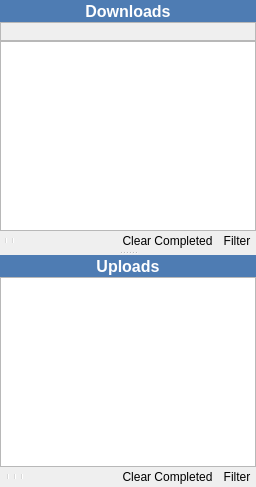
      <widget class="QWidget" name="pageTransfers">
       <layout class="QGridLayout" name="gridLayout_28">
        <property name="margin">
         <number>0</number>
        </property>
        <property name="spacing">
         <number>0</number>
        </property>
        <item row="0" column="0">
         <widget class="QSplitter" name="splitterTransfers">
          <property name="orientation">
           <enum>Qt::Vertical</enum>
          </property>
          <widget class="QWidget" name="gridLayoutWidget">
           <layout class="QGridLayout" name="gridLayoutDownloads">
            <property name="sizeConstraint">
             <enum>QLayout::SetDefaultConstraint</enum>
            </property>
            <property name="spacing">
             <number>0</number>
            </property>
            <item row="0" column="0">
             <widget class="QToolButton" name="toolButtonDownloadsHeader">
              <property name="sizePolicy">
               <sizepolicy hsizetype="Expanding" vsizetype="Fixed">
                <horstretch>0</horstretch>
                <verstretch>0</verstretch>
               </sizepolicy>
              </property>
              <property name="styleSheet">
               <string notr="true">QToolButton {
	background-color: rgb(78, 124, 179);
	color: rgb(255, 255, 255);
	border: none;
	font-size: 16px;
	font-weight: bold;
}
</string>
              </property>
              <property name="text">
               <string>Downloads</string>
              </property>
              <property name="icon">
               <iconset resource="Resource.qrc">
                <normaloff>:/Resource/Generic/Download.png</normaloff>:/Resource/Generic/Download.png</iconset>
              </property>
              <property name="iconSize">
               <size>
                <width>20</width>
                <height>20</height>
               </size>
              </property>
              <property name="toolButtonStyle">
               <enum>Qt::ToolButtonTextBesideIcon</enum>
              </property>
             </widget>
            </item>
            <item row="1" column="0">
             <widget class="QFrame" name="frameDownloads">
              <property name="sizePolicy">
               <sizepolicy hsizetype="Preferred" vsizetype="Preferred">
                <horstretch>0</horstretch>
                <verstretch>1</verstretch>
               </sizepolicy>
              </property>
              <property name="frameShape">
               <enum>QFrame::NoFrame</enum>
              </property>
              <property name="frameShadow">
               <enum>QFrame::Raised</enum>
              </property>
              <layout class="QGridLayout" name="gridLayout_26">
               <property name="margin">
                <number>0</number>
               </property>
               <property name="spacing">
                <number>0</number>
               </property>
               <item row="1" column="0">
                <widget class="QTreeView" name="treeViewDownloads"/>
               </item>
               <item row="2" column="0">
                <widget class="QFrame" name="toolFrameDownloads">
                 <property name="styleSheet">
                  <string notr="true">QToolBar {
	border-color: 2px solid transparent;
}

QToolButton {
    border: 1px solid transparent;
    background-color: transparent;
}

 QToolButton:pressed {
     background-color: qlineargradient(x1: 0, y1: 0, x2: 0, y2: 1,
                                       stop: 0 #dadbde, stop: 1 #f6f7fa);
 }

QToolButton:checked {
     border: 1px solid rgb(78, 96, 255);
     background-color: qlineargradient(x1: 0, y1: 0, x2: 0, y2: 1,
                                       stop: 0 #dadbde, stop: 1 #f6f7fa);
}

 QToolButton:hover {
     border: 1px solid rgb(78, 96, 255);
     background-color: qlineargradient(x1: 0, y1: 0, x2: 0, y2: 1,
                                       stop: 0 #dadbde, stop: 1 #f6f7fa);
 }
 QToolButton[popupMode=&quot;1&quot;] { /* only for MenuButtonPopup */
     padding-right: 20px; /* make way for the popup button */
 }

/* the subcontrols below are used only in the MenuButtonPopup mode */
 QToolButton::menu-button {
     border: 1px solid transparent;
     /* 16px width + 4px for border = 20px allocated above */
     width: 16px;
 }

QToolButton::menu-button:hover {
    border: 1px solid rgb(78, 96, 255);
	border-left-color: 1px solid transparent;
     /* 16px width + 4px for border = 20px allocated above */
     width: 16px;
 }

 QToolButton::menu-arrow:open {
     top: 1px; left: 1px; /* shift it a bit */
 }</string>
                 </property>
                 <property name="frameShape">
                  <enum>QFrame::NoFrame</enum>
                 </property>
                 <property name="frameShadow">
                  <enum>QFrame::Raised</enum>
                 </property>
                 <layout class="QGridLayout" name="gridLayout_24">
                  <property name="margin">
                   <number>0</number>
                  </property>
                  <property name="spacing">
                   <number>0</number>
                  </property>
                  <item row="0" column="0">
                   <widget class="QToolBar" name="toolBarDownloads">
                    <property name="styleSheet">
                     <string notr="true">QToolBar {
	border-color: 2px solid transparent;
}</string>
                    </property>
                    <property name="iconSize">
                     <size>
                      <width>16</width>
                      <height>16</height>
                     </size>
                    </property>
                    <property name="toolButtonStyle">
                     <enum>Qt::ToolButtonTextBesideIcon</enum>
                    </property>
                    <addaction name="actionDownloadsPreview"/>
                    <addaction name="actionDownloadsPause"/>
                    <addaction name="actionDownloadsCancel"/>
                    <addaction name="actionOpenTorrent"/>
                    <addaction name="separator"/>
                    <addaction name="actionDownloadMarkAsJunk"/>
                    <addaction name="actionDownloadShowMonitor"/>
                    <addaction name="separator"/>
                    <addaction name="actionDownloadProperties"/>
                   </widget>
                  </item>
                  <item row="0" column="1">
                   <spacer name="horizontalSpacer_3">
                    <property name="orientation">
                     <enum>Qt::Horizontal</enum>
                    </property>
                    <property name="sizeHint" stdset="0">
                     <size>
                      <width>16</width>
                      <height>20</height>
                     </size>
                    </property>
                   </spacer>
                  </item>
                  <item row="0" column="2">
                   <widget class="QToolButton" name="toolButtonDownloadsClearCompleted">
                    <property name="text">
                     <string>Clear Completed</string>
                    </property>
                    <property name="icon">
                     <iconset resource="Resource.qrc">
                      <normaloff>:/Resource/Generic/Clear.png</normaloff>:/Resource/Generic/Clear.png</iconset>
                    </property>
                    <property name="toolButtonStyle">
                     <enum>Qt::ToolButtonTextBesideIcon</enum>
                    </property>
                   </widget>
                  </item>
                  <item row="0" column="3">
                   <widget class="QToolButton" name="toolButtonDownloadsFilter">
                    <property name="text">
                     <string>Filter</string>
                    </property>
                    <property name="icon">
                     <iconset resource="Resource.qrc">
                      <normaloff>:/Resource/Generic/Filter.png</normaloff>:/Resource/Generic/Filter.png</iconset>
                    </property>
                    <property name="toolButtonStyle">
                     <enum>Qt::ToolButtonTextBesideIcon</enum>
                    </property>
                   </widget>
                  </item>
                 </layout>
                </widget>
               </item>
               <item row="0" column="0">
                <widget class="QFrame" name="toolFrameDownloadsFilter">
                 <property name="styleSheet">
                  <string notr="true">QToolButton {
    border: 1px solid transparent;
    background-color: transparent;
}

 QToolButton:pressed {
     background-color: qlineargradient(x1: 0, y1: 0, x2: 0, y2: 1,
                                       stop: 0 #dadbde, stop: 1 #f6f7fa);
 }

QToolButton:checked {
     border: 1px solid rgb(78, 96, 255);
     background-color: qlineargradient(x1: 0, y1: 0, x2: 0, y2: 1,
                                       stop: 0 #dadbde, stop: 1 #f6f7fa);
}

 QToolButton:hover {
     border: 1px solid rgb(78, 96, 255);
     background-color: qlineargradient(x1: 0, y1: 0, x2: 0, y2: 1,
                                       stop: 0 #dadbde, stop: 1 #f6f7fa);
 }

 QToolButton[popupMode=&quot;1&quot;] { /* only for MenuButtonPopup */
     padding-right: 12px; /* make way for the popup button */
 }

/* the subcontrols below are used only in the MenuButtonPopup mode */
 QToolButton::menu-button {
     border: 1px solid transparent;
     /* 16px width + 4px for border = 20px allocated above */
     width: 12px;
 }

QToolButton::menu-button:hover {
    border: 1px solid rgb(78, 96, 255);
	border-left-color: 1px solid transparent;
     /* 16px width + 4px for border = 20px allocated above */
     width: 12px;
 }

 QToolButton::menu-arrow:open {
     top: 1px; left: 1px; /* shift it a bit */
 }</string>
                 </property>
                 <property name="frameShape">
                  <enum>QFrame::StyledPanel</enum>
                 </property>
                 <property name="frameShadow">
                  <enum>QFrame::Raised</enum>
                 </property>
                 <layout class="QGridLayout" name="gridLayout_62">
                  <property name="margin">
                   <number>0</number>
                  </property>
                  <property name="spacing">
                   <number>0</number>
                  </property>
                  <item row="0" column="0">
                   <widget class="QToolBar" name="toolBarDownloadsFilter">
                    <property name="styleSheet">
                     <string notr="true">QToolBar {
	border-color: 2px solid transparent;
}</string>
                    </property>
                    <property name="iconSize">
                     <size>
                      <width>16</width>
                      <height>16</height>
                     </size>
                    </property>
                    <property name="toolButtonStyle">
                     <enum>Qt::ToolButtonTextBesideIcon</enum>
                    </property>
                    <addaction name="actionDownloadsFilterAll"/>
                   </widget>
                  </item>
                 </layout>
                </widget>
               </item>
              </layout>
             </widget>
            </item>
           </layout>
          </widget>
          <widget class="QWidget" name="gridLayoutWidget_2">
           <layout class="QGridLayout" name="gridLayoutUploads">
            <property name="spacing">
             <number>0</number>
            </property>
            <item row="0" column="0">
             <widget class="QToolButton" name="toolButtonUploadsHeader">
              <property name="sizePolicy">
               <sizepolicy hsizetype="Expanding" vsizetype="Fixed">
                <horstretch>0</horstretch>
                <verstretch>0</verstretch>
               </sizepolicy>
              </property>
              <property name="styleSheet">
               <string notr="true">QToolButton {
	background-color: rgb(78, 124, 179);
	color: rgb(255, 255, 255);
	border: none;
	font-size: 16px;
	font-weight: bold;
}
</string>
              </property>
              <property name="text">
               <string>Uploads</string>
              </property>
              <property name="icon">
               <iconset resource="Resource.qrc">
                <normaloff>:/Resource/Generic/Upload.png</normaloff>:/Resource/Generic/Upload.png</iconset>
              </property>
              <property name="iconSize">
               <size>
                <width>20</width>
                <height>20</height>
               </size>
              </property>
              <property name="checkable">
               <bool>false</bool>
              </property>
              <property name="checked">
               <bool>false</bool>
              </property>
              <property name="toolButtonStyle">
               <enum>Qt::ToolButtonTextBesideIcon</enum>
              </property>
             </widget>
            </item>
            <item row="1" column="0">
             <widget class="QFrame" name="frameUploads">
              <property name="frameShape">
               <enum>QFrame::NoFrame</enum>
              </property>
              <property name="frameShadow">
               <enum>QFrame::Raised</enum>
              </property>
              <layout class="QGridLayout" name="gridLayout_29">
               <property name="margin">
                <number>0</number>
               </property>
               <property name="spacing">
                <number>0</number>
               </property>
               <item row="0" column="0">
                <widget class="QTreeView" name="treeViewUploads"/>
               </item>
               <item row="1" column="0">
                <widget class="QFrame" name="toolFrameUploads">
                 <property name="styleSheet">
                  <string notr="true">QToolButton {
    border: 1px solid transparent;
    background-color: transparent;
}

 QToolButton:pressed {
     background-color: qlineargradient(x1: 0, y1: 0, x2: 0, y2: 1,
                                       stop: 0 #dadbde, stop: 1 #f6f7fa);
 }

QToolButton:checked {
     border: 1px solid rgb(78, 96, 255);
     background-color: qlineargradient(x1: 0, y1: 0, x2: 0, y2: 1,
                                       stop: 0 #dadbde, stop: 1 #f6f7fa);
}

 QToolButton:hover {
     border: 1px solid rgb(78, 96, 255);
     background-color: qlineargradient(x1: 0, y1: 0, x2: 0, y2: 1,
                                       stop: 0 #dadbde, stop: 1 #f6f7fa);
 }
 QToolButton[popupMode=&quot;1&quot;] { /* only for MenuButtonPopup */
     padding-right: 20px; /* make way for the popup button */
 }

/* the subcontrols below are used only in the MenuButtonPopup mode */
 QToolButton::menu-button {
     border: 1px solid transparent;
     /* 16px width + 4px for border = 20px allocated above */
     width: 16px;
 }

QToolButton::menu-button:hover {
    border: 1px solid rgb(78, 96, 255);
	border-left-color: 1px solid transparent;
     /* 16px width + 4px for border = 20px allocated above */
     width: 16px;
 }

 QToolButton::menu-arrow:open {
     top: 1px; left: 1px; /* shift it a bit */
 }</string>
                 </property>
                 <property name="frameShape">
                  <enum>QFrame::NoFrame</enum>
                 </property>
                 <property name="frameShadow">
                  <enum>QFrame::Raised</enum>
                 </property>
                 <layout class="QGridLayout" name="gridLayout_30">
                  <property name="margin">
                   <number>0</number>
                  </property>
                  <property name="spacing">
                   <number>0</number>
                  </property>
                  <item row="0" column="0">
                   <widget class="QToolBar" name="toolBarUploads">
                    <property name="styleSheet">
                     <string notr="true">QToolBar {
	border-color: 2px solid transparent;
}</string>
                    </property>
                    <property name="orientation">
                     <enum>Qt::Horizontal</enum>
                    </property>
                    <property name="iconSize">
                     <size>
                      <width>16</width>
                      <height>16</height>
                     </size>
                    </property>
                    <property name="toolButtonStyle">
                     <enum>Qt::ToolButtonTextBesideIcon</enum>
                    </property>
                    <addaction name="actionUploadsOpenOrPlay"/>
                    <addaction name="separator"/>
                    <addaction name="actionUploadClear"/>
                    <addaction name="actionUploadMarkAsJunk"/>
                    <addaction name="separator"/>
                    <addaction name="actionUploadBrowseUser"/>
                    <addaction name="actionChatWithUser"/>
                    <addaction name="separator"/>
                    <addaction name="actionUploadBanUser"/>
                   </widget>
                  </item>
                  <item row="0" column="1">
                   <spacer name="horizontalSpacer_2">
                    <property name="orientation">
                     <enum>Qt::Horizontal</enum>
                    </property>
                    <property name="sizeHint" stdset="0">
                     <size>
                      <width>0</width>
                      <height>20</height>
                     </size>
                    </property>
                   </spacer>
                  </item>
                  <item row="0" column="2">
                   <widget class="QToolButton" name="toolButtonUploadsClearCompleted">
                    <property name="text">
                     <string>Clear Completed</string>
                    </property>
                    <property name="icon">
                     <iconset resource="Resource.qrc">
                      <normaloff>:/Resource/Generic/Clear.png</normaloff>:/Resource/Generic/Clear.png</iconset>
                    </property>
                    <property name="toolButtonStyle">
                     <enum>Qt::ToolButtonTextBesideIcon</enum>
                    </property>
                   </widget>
                  </item>
                  <item row="0" column="3">
                   <widget class="QToolButton" name="toolButtonUploadsFilter">
                    <property name="text">
                     <string>Filter</string>
                    </property>
                    <property name="icon">
                     <iconset resource="Resource.qrc">
                      <normaloff>:/Resource/Generic/Filter.png</normaloff>:/Resource/Generic/Filter.png</iconset>
                    </property>
                    <property name="toolButtonStyle">
                     <enum>Qt::ToolButtonTextBesideIcon</enum>
                    </property>
                   </widget>
                  </item>
                 </layout>
                </widget>
               </item>
              </layout>
             </widget>
            </item>
           </layout>
          </widget>
         </widget>
        </item>
       </layout>
      </widget>
